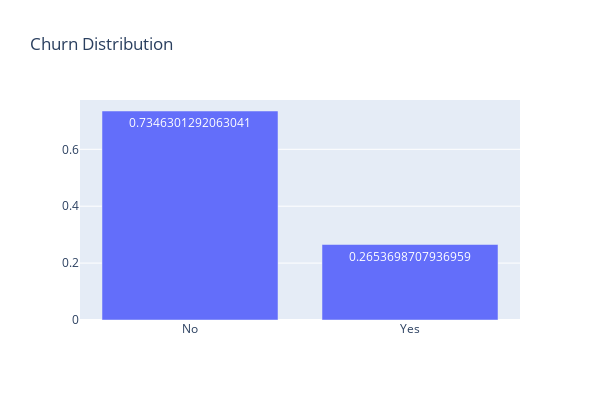

The cell this chart's notebook holds for it:
### Code cell
trace = go.Bar(x=temp.index,
               y= temp.values,
               text = temp.values,
               textposition = 'inside',
               name = 'churn')
data = [trace]
layout = go.Layout(
    autosize=False,
    width=600,
    height=400,title = "Churn Distribution"
)

fig = go.Figure(data=data, layout=layout)
iplot(fig)
#del temp

### Figure 1 — Plotly figure (JSON) as saved in the notebook; plotly's stock layout.template omitted (floating-point values rounded to 4 significant figures)
{"data": [{"name": "churn", "text": [0.7346, 0.2654], "textposition": "inside", "type": "bar", "x": ["No", "Yes"], "y": [0.7346, 0.2654]}], "layout": {"autosize": false, "height": 400, "title": {"text": "Churn Distribution"}, "width": 600}}
